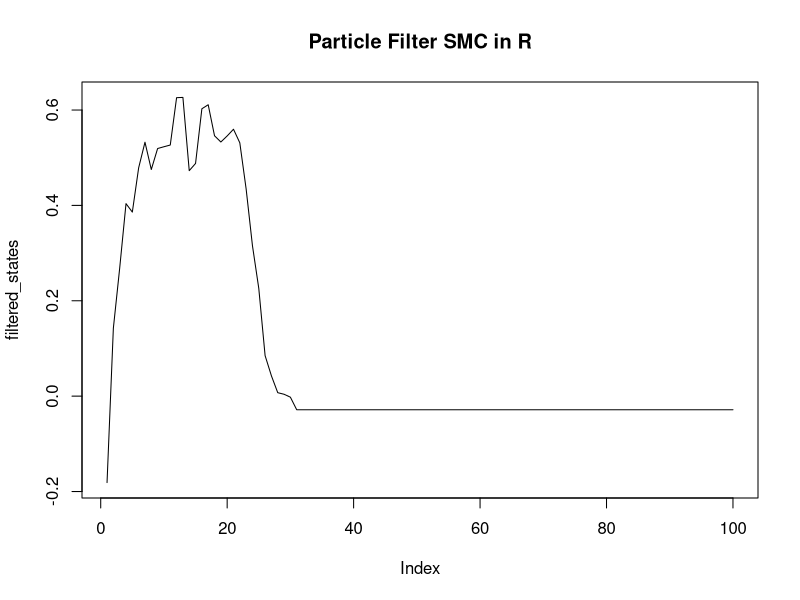

The R source for this figure:
## ---- chunk 1

library(ggplot2)
## ---- chunk 2
# Particle Filter SMC in R

# Function to generate observations
generate_observations <- function(time_steps, true_states) {
  observations <- rnorm(time_steps, true_states, 1)
  return(observations)
}

# Function to calculate the likelihood of a particle
calculate_likelihood <- function(particle, observation) {
  likelihood <- dnorm(observation, particle, 1)
  return(likelihood)
}

# Particle Filter SMC function
particle_filter_smc <- function(time_steps, num_particles) {
  # Initialize particles and weights
  particles <- rnorm(num_particles, 0, 1)
  weights <- rep(1/num_particles, num_particles)
  
  # Initialize estimates
  filtered_states <- numeric(time_steps)
  
  for (t in 1:time_steps) {
    # Generate observations
    true_state <- sin(t/5) # True state at time t
    observation <- generate_observations(1, true_state)
    
    # Update weights
    for (i in 1:num_particles) {
      weights[i] <- calculate_likelihood(particles[i], observation) * weights[i]
    }
    weights <- weights / sum(weights)
    
    # Resampling step
    indices <- sample.int(num_particles, num_particles, replace = TRUE, prob = weights)
    particles <- particles[indices]
    
    # Estimate filtered state
    filtered_state <- mean(particles)
    filtered_states[t] <- filtered_state
  }
  
  return(filtered_states)
}

# Run the particle filter
set.seed(123)
time_steps <- 100
num_particles <- 100
filtered_states <- particle_filter_smc(time_steps, num_particles)

# Plot the results
plot(filtered_states, type = "l", main = "Particle Filter SMC in R")
